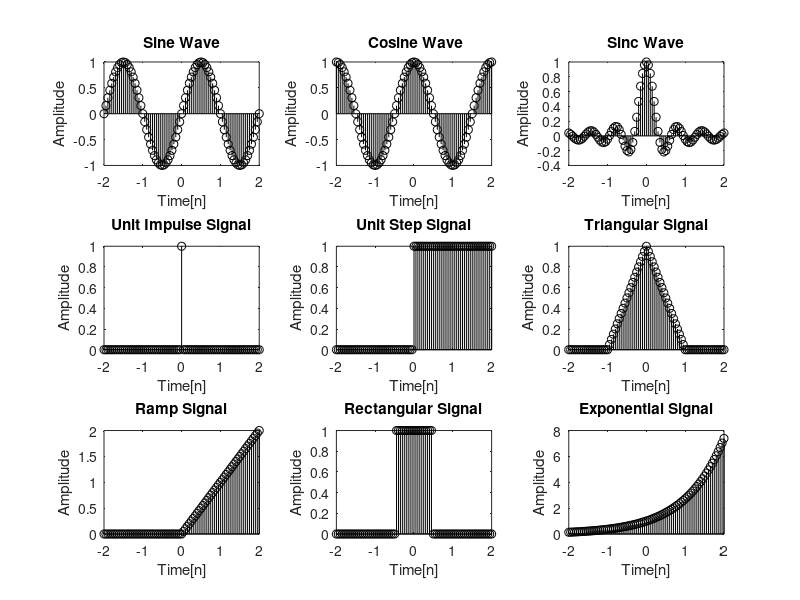

The MATLAB source for this figure:
fs=20;
t=-(1/fs)*40:1/fs:(1/fs)*40;
f=0.5;
subplot(3,3,1);
a=sin(2*pi*f*t);
stem(t,a,'k');
title('Sine Wave');
ylabel('Amplitude');
xlabel('Time[n]');
subplot(3,3,2);
b=cos(2*pi*f*t);
stem(t,b,'k');
title(' Cosine Wave');
ylabel('Amplitude');
xlabel('Time[n]');
subplot(3,3,3);
c=sinc(2*pi*f*t);
stem(t,c,'k');
title('Sinc Wave');
ylabel('Amplitude');
xlabel('Time[n]');
subplot(3,3,4);
a= t==0;
stem(t,a,'k');
title('Unit Impulse Signal');
ylabel('Amplitude');
xlabel('Time[n]');
subplot(3,3,5);
unitstep = t>=0;
stem(t,unitstep,'k');
title('Unit Step Signal');
ylabel('Amplitude');
xlabel('Time[n]');
subplot(3,3,6);
d= abs(t)<1;
d=d.*(1-abs(t));
stem(t,d,'k');
title('Triangular Signal');
ylabel('Amplitude');
xlabel('Time[n]');
subplot(3,3,7);
ramp = t.*unitstep;
stem(t,ramp,'k');
title('Ramp Signal');



ylabel('Amplitude');							    
xlabel('Time[n]');								
subplot(3,3,8);
rect= abs(t)<0.5;
stem(t,rect,'k');
title('Rectangular Signal');
ylabel('Amplitude');
xlabel('Time[n]');
subplot(3,3,9);
expone=exp(t);
stem(t,expone,'k');
title('Exponential Signal');
ylabel('Amplitude');
xlabel('Time[n]');
